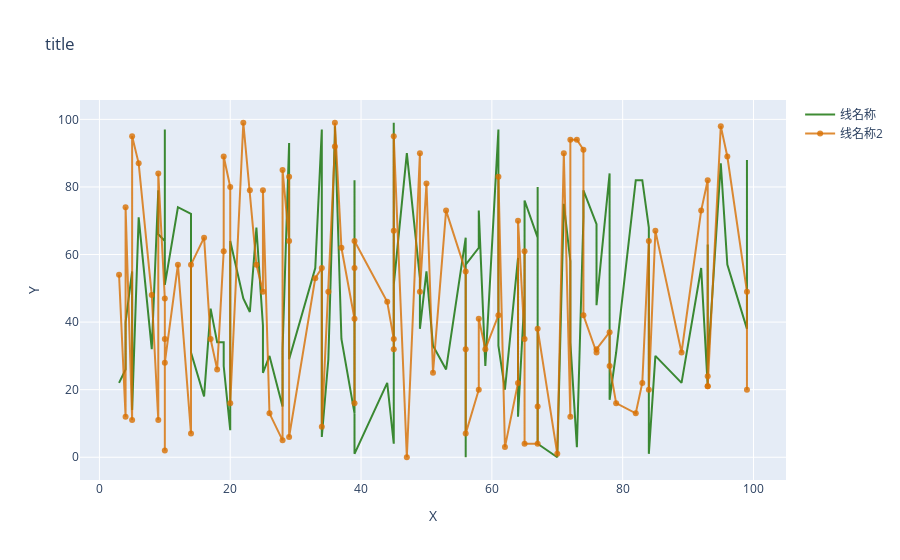

Write notebook code for a chart like this one.
### Code cell
# 绘图
fig = go.Figure(dict(data = data, layout = layout))
iplot(fig)

### Figure 1 — Plotly figure (JSON) as saved in the notebook; plotly's stock layout.template omitted (floating-point values rounded to 4 significant figures)
{"data": [{"marker": {"color": "rgba(16, 112, 2, 0.8)"}, "mode": "lines", "name": "线名称", "text": [3, 4, 4, 5, 5, 6, 8, 9, 9, 10, 10, 10, 10, 12, 14, 14, 16, 17, 18, 19, 19, 20, 20, 22, 23, 24, 25, 25, 26, 28, 28, 29, 29, 29, 33, 34, 34, 35, 36, 36, 37, 39, 39, 39, 39, 44, 45, 45, 45, 45, 47, 49, 49, 50, 51, 53, 56, 56, 56, 58, 58, 59, 61, 61, 62, 64, 64, 65, 65, 65, 67, 67, 67, 70, 71, 72, 72, 73, 74, 74, 76, 76, 78, 78, 79, 82, 83, 84, 84, 85, 89, 92, 93, 93, 93, 93, 95, 96, 99, 99], "type": "scatter", "x": [3, 4, 4, 5, 5, 6, 8, 9, 9, 10, 10, 10, 10, 12, 14, 14, 16, 17, 18, 19, 19, 20, 20, 22, 23, 24, 25, 25, 26, 28, 28, 29, 29, 29, 33, 34, 34, 35, 36, 36, 37, 39, 39, 39, 39, 44, 45, 45, 45, 45, 47, 49, 49, 50, 51, 53, 56, 56, 56, 58, 58, 59, 61, 61, 62, 64, 64, 65, 65, 65, 67, 67, 67, 70, 71, 72, 72, 73, 74, 74, 76, 76, 78, 78, 79, 82, 83, 84, 84, 85, 89, 92, 93, 93, 93, 93, 95, 96, 99, 99], "y": [22, 26, 40, 55, 14, 71, 32, 79, 66, 64, 70, 97, 51, 74, 72, 31, 18, 44, 34, 34, 27, 8, 64, 47, 43, 68, 39, 25, 30, 15, 32, 93, 90, 29, 56, 97, 6, 29, 96, 98, 35, 13, 82, 63, 1, 22, 4, 12, 99, 51, 90, 53, 38, 55, 33, 26, 65, 0, 57, 62, 73, 27, 97, 33, 20, 59, 12, 48, 35, 76, 65, 80, 4, 0, 75, 58, 34, 3, 71, 79, 69, 45, 84, 17, 31, 82, 82, 68, 1, 30, 22, 56, 21, 63, 60, 27, 87, 57, 38, 88]}, {"marker": {"color": "rgba(216, 112, 2, 0.8)"}, "mode": "lines+markers", "name": "线名称2", "text": [3, 4, 4, 5, 5, 6, 8, 9, 9, 10, 10, 10, 10, 12, 14, 14, 16, 17, 18, 19, 19, 20, 20, 22, 23, 24, 25, 25, 26, 28, 28, 29, 29, 29, 33, 34, 34, 35, 36, 36, 37, 39, 39, 39, 39, 44, 45, 45, 45, 45, 47, 49, 49, 50, 51, 53, 56, 56, 56, 58, 58, 59, 61, 61, 62, 64, 64, 65, 65, 65, 67, 67, 67, 70, 71, 72, 72, 73, 74, 74, 76, 76, 78, 78, 79, 82, 83, 84, 84, 85, 89, 92, 93, 93, 93, 93, 95, 96, 99, 99], "type": "scatter", "x": [3, 4, 4, 5, 5, 6, 8, 9, 9, 10, 10, 10, 10, 12, 14, 14, 16, 17, 18, 19, 19, 20, 20, 22, 23, 24, 25, 25, 26, 28, 28, 29, 29, 29, 33, 34, 34, 35, 36, 36, 37, 39, 39, 39, 39, 44, 45, 45, 45, 45, 47, 49, 49, 50, 51, 53, 56, 56, 56, 58, 58, 59, 61, 61, 62, 64, 64, 65, 65, 65, 67, 67, 67, 70, 71, 72, 72, 73, 74, 74, 76, 76, 78, 78, 79, 82, 83, 84, 84, 85, 89, 92, 93, 93, 93, 93, 95, 96, 99, 99], "y": [54, 12, 74, 11, 95, 87, 48, 11, 84, 47, 35, 2, 28, 57, 7, 57, 65, 35, 26, 61, 89, 80, 16, 99, 79, 57, 49, 79, 13, 5, 85, 64, 83, 6, 53, 56, 9, 49, 92, 99, 62, 41, 56, 16, 64, 46, 35, 32, 67, 95, 0, 90, 49, 81, 25, 73, 55, 32, 7, 20, 41, 32, 42, 83, 3, 22, 70, 35, 61, 4, 4, 15, 38, 1, 90, 12, 94, 94, 91, 42, 31, 32, 37, 27, 16, 13, 22, 64, 20, 67, 31, 73, 82, 21, 24, 21, 98, 89, 49, 20]}], "layout": {"title": {"text": "title"}, "xaxis": {"ticklen": 5, "title": {"text": "X"}, "zeroline": false}, "yaxis": {"ticklen": 5, "title": {"text": "Y"}, "zeroline": false}}}
